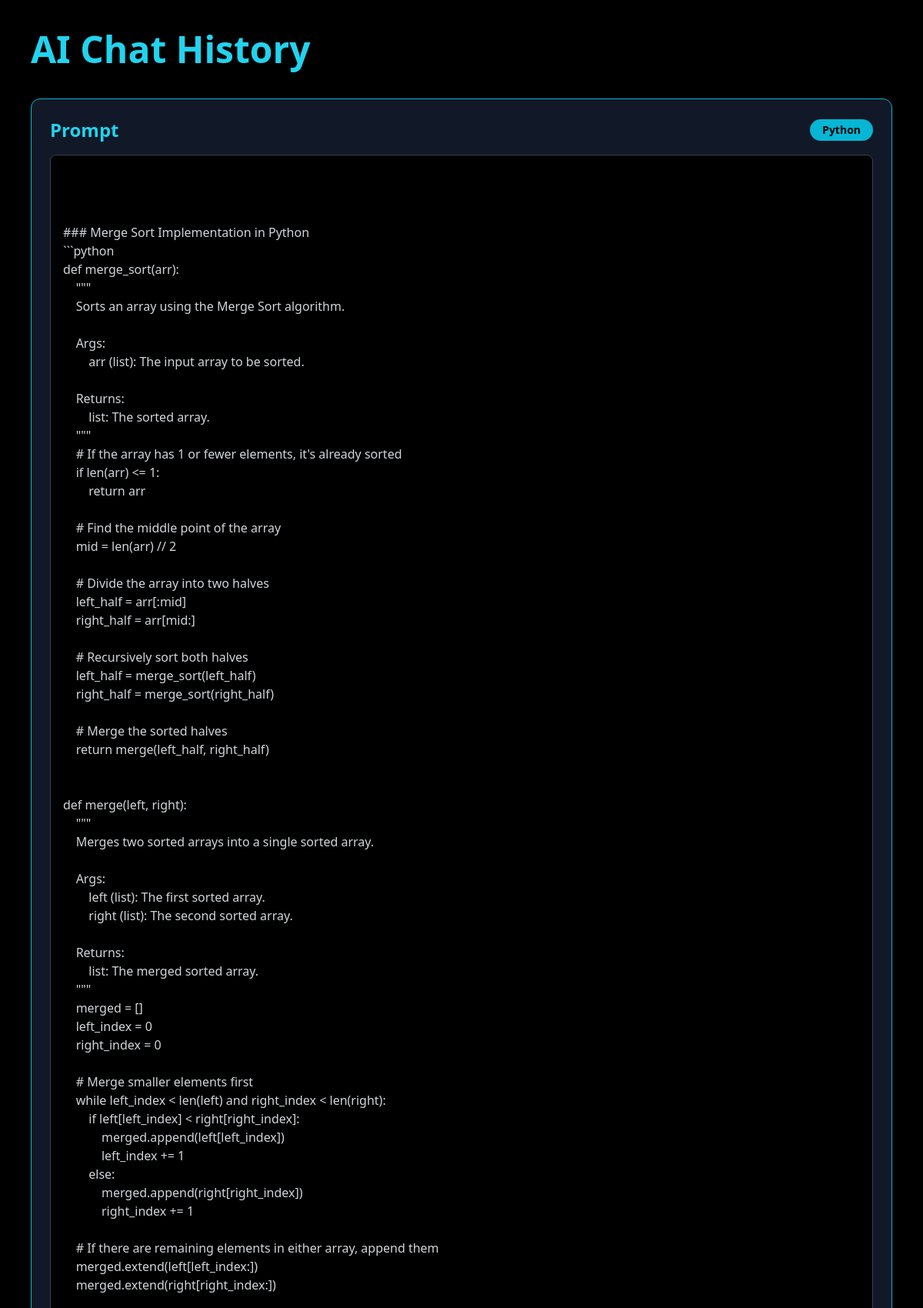
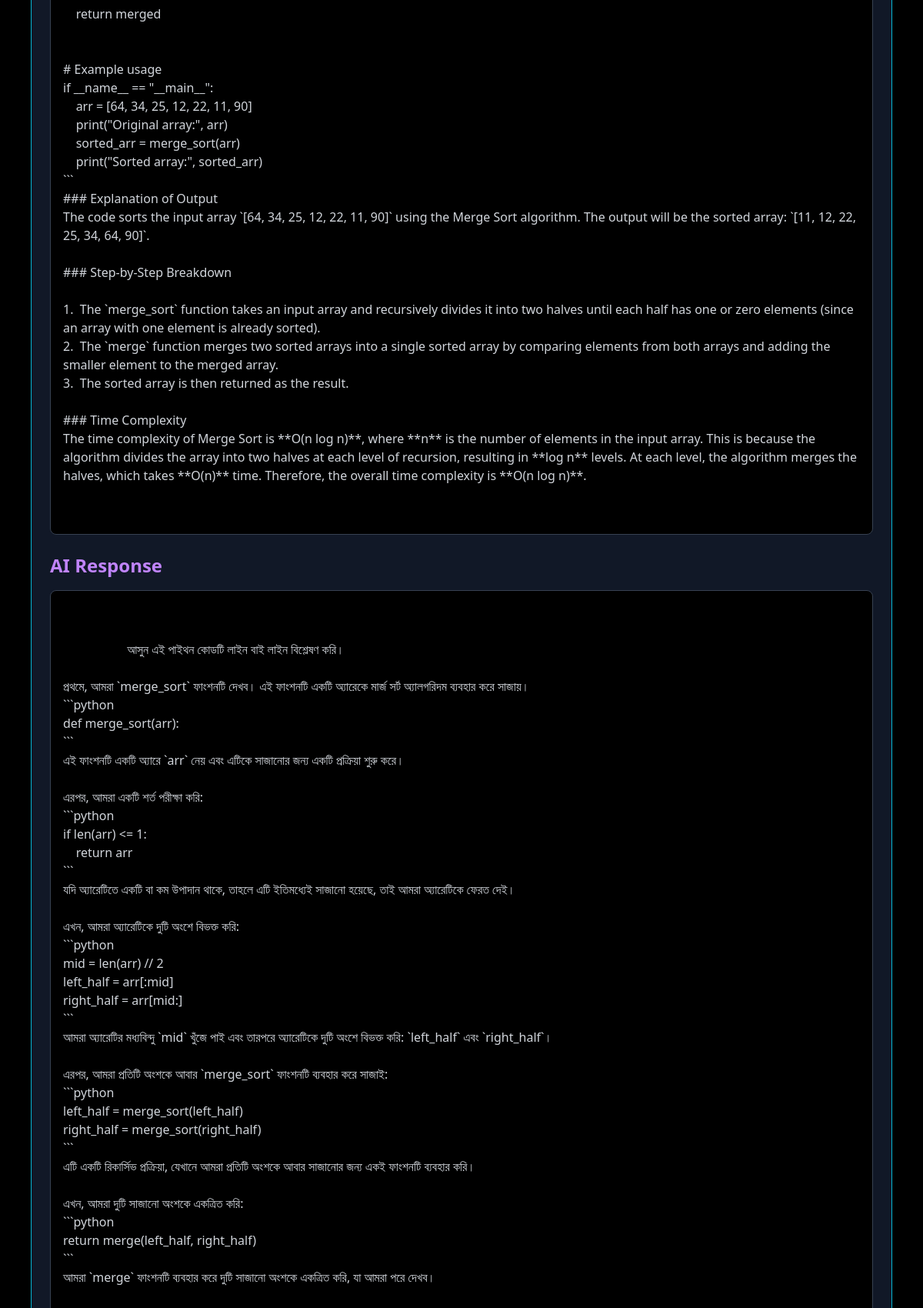
/history/ (signed in, upper part), run on the app's committed database (2 pictures, top to bottom).
### users/models.py (models this page shows, shortened)
class AIQuery(models.Model):
    user = models.ForeignKey(User, on_delete=models.CASCADE)
    language = models.CharField(max_length=50)
    prompt = models.TextField()
    response = models.TextField()
    is_favorite = models.BooleanField(default=False)
    created_at = models.DateTimeField(auto_now_add=True)

### users/views.py (the view)
# urls.py: path('history/', history, name='history'),
def history(request):
    if not request.user.is_authenticated:
        return redirect('login')
    chats = AIQuery.objects.filter(
        user=request.user
    ).order_by('-created_at')
    return render(request, 'users/history.html', {
        'chats': chats
    })

### templates/users/history.html (shortened to what this page needs)
<!DOCTYPE html>
<html lang="en">
<head>
    <script src="https://cdn.tailwindcss.com"></script>
    {% load static %}
</head>
<body class="bg-black text-white min-h-screen p-10">
    <h1 class="text-5xl font-bold text-cyan-400 mb-10">
        AI Chat History
    </h1>
    {% if chats %}
        {% for chat in chats %}
        <div class="bg-gray-900 border border-cyan-500 rounded-xl p-6 mb-8 shadow-lg">
            <div class="flex justify-between items-center mb-4">
                <h2 class="text-cyan-400 text-2xl font-bold">
                    Prompt
                </h2>
                <span class="bg-cyan-500 text-black px-4 py-1 rounded-full text-sm font-bold">
                    {{ chat.language }}
                </span>
            </div>
            <div class="bg-black p-4 rounded-lg mb-6 border border-gray-700">
                <p class="whitespace-pre-wrap text-gray-300">
                    {{ chat.prompt }}
                </p>
            </div>
            <h2 class="text-purple-400 text-2xl font-bold mb-4">
                AI Response
            </h2>
            <div class="bg-black p-4 rounded-lg border border-gray-700 overflow-x-auto">
                <div class="whitespace-pre-wrap text-gray-300">
                </div>
            </div>
        </div>
        {% endfor %}
    {% else %}
        <div class="bg-gray-900 p-8 rounded-xl border border-cyan-500">
            <p class="text-gray-400 text-lg">
                No chat history found.
            </p>
        </div>
    {% endif %}
</body>
</html>

### data on the page
AIQuery: language "Python", prompt "### Merge Sort Implementation in Python ```python def merge_sort(arr): \"\"\" Sorts an array using the Merge Sort algorithm. Args: arr (list): The input array to be sorted. Returns: list: The sorted array. \"\"\" # If the array has 1 or fewer elements, it's already sorted if len(arr) <= 1: return arr # Find the middle point of the array mid = len(arr) // 2 # Divide the array into two halves left_half = arr[:mid] right_half = arr[mid:] # Recursively sort both halves left_half = merge_sort(left_half) right_half = merge_sort(right_half) # Merge the sorted halves return merge(left_half, right_half) def merge(left, right): \"\"\" Merges two sorted arrays into a single sorted array. Args: left (list): The…"
